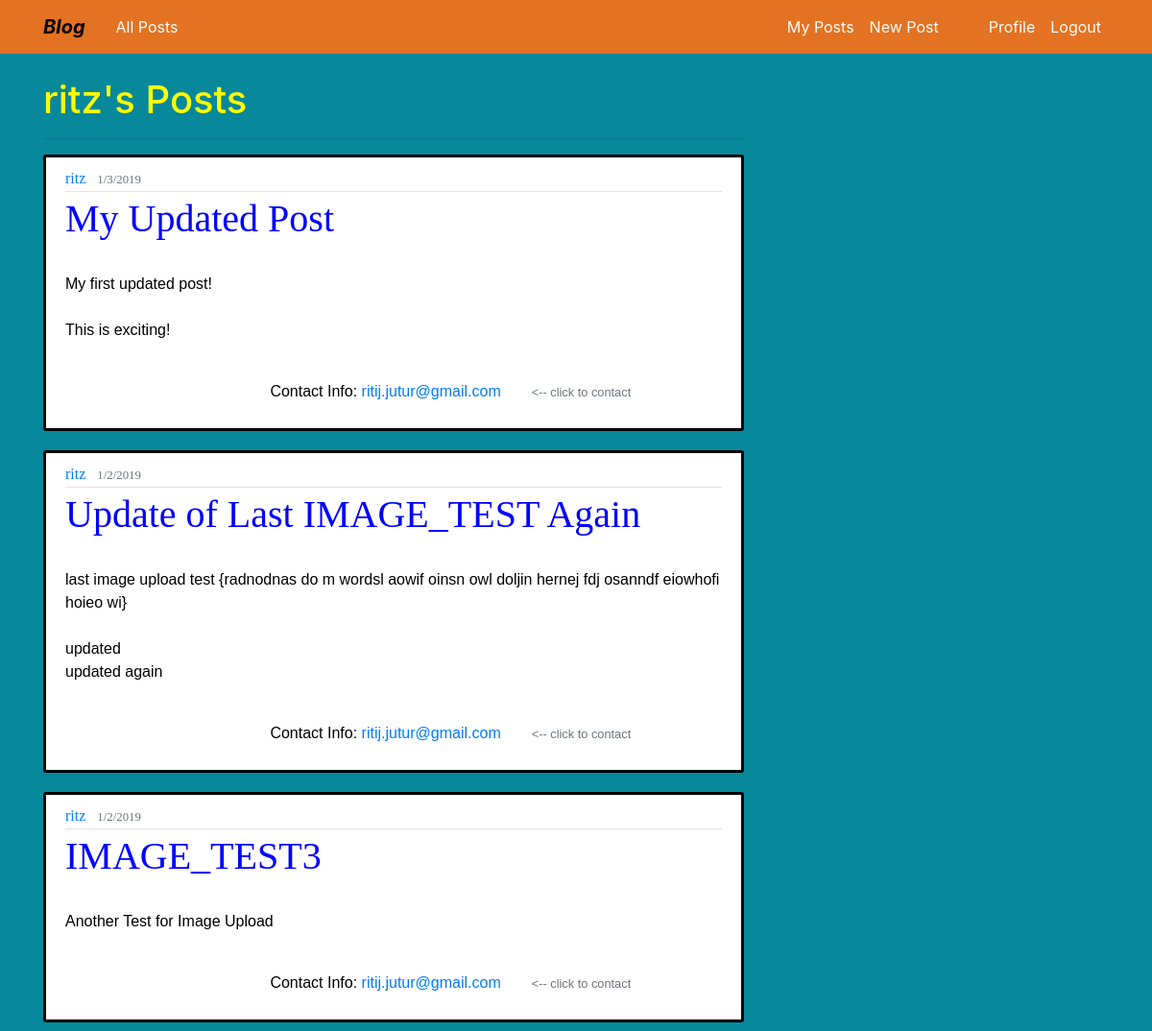
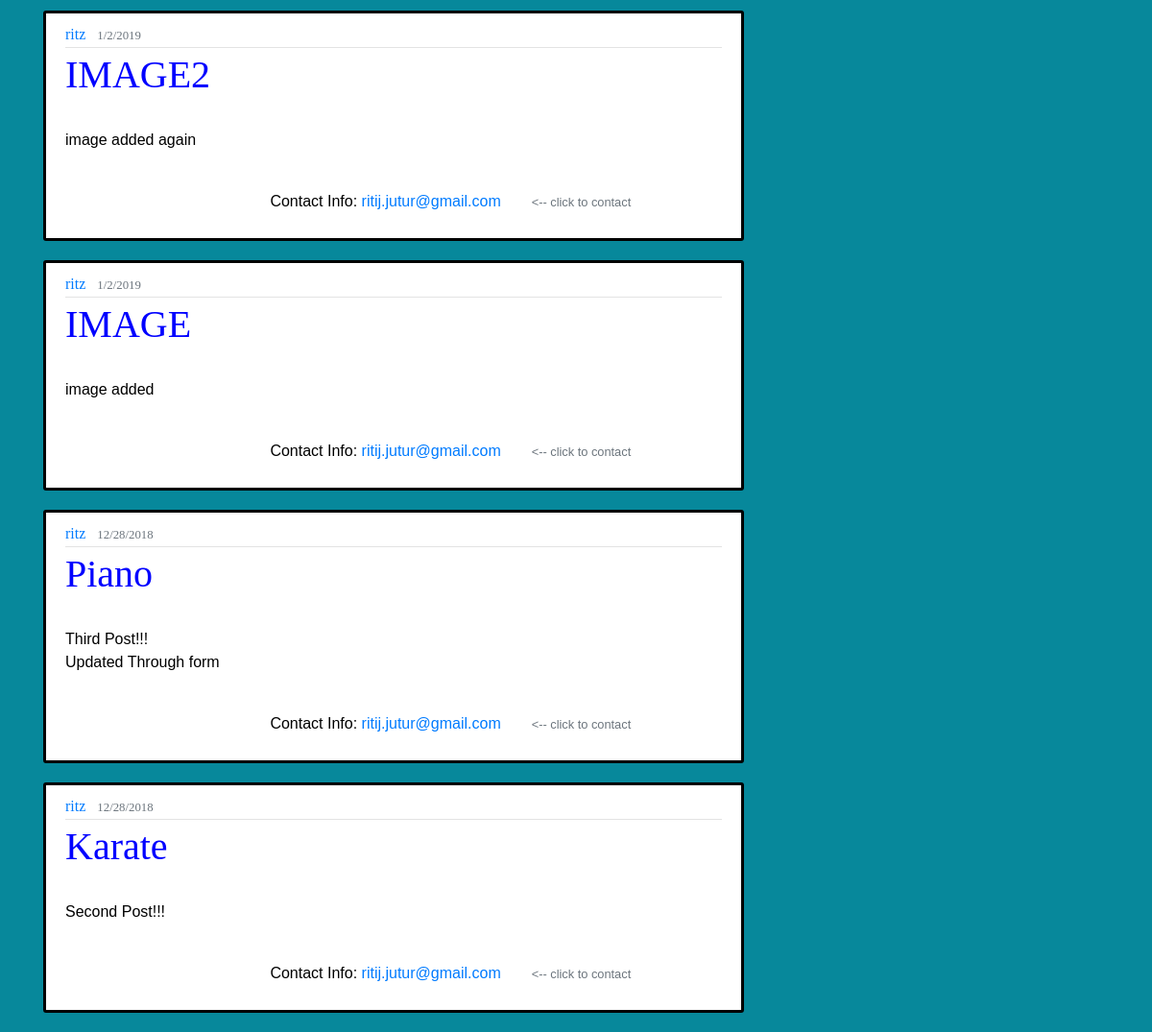
The app's page /myclasses/ (signed in) with its own data (2 pictures, top to bottom).
### courses/models.py (models this page shows, shortened)
class Post(models.Model):
	title = models.CharField(max_length=150)
	description = models.TextField()
	date_posted = models.DateTimeField(default=timezone.now)
	author = models.ForeignKey(User, on_delete=models.CASCADE)
	main_Image = models.ImageField(blank=True,null=True)
	sub_Image_1 = models.ImageField(blank=True,null=True)
	sub_Image_2 = models.ImageField(blank=True,null=True)

### courses/views.py (the view)
# urls.py: path('myclasses/', views.myclasses,name='myclasses'),
@login_required
def myclasses(request):
    logged_in_user = request.user
    logged_in_user_posts = Post.objects.filter(author=request.user).order_by('-date_posted')
    return render(request, 'courses/myclasses.html', {'user_posts': logged_in_user_posts})

### courses/templates/courses/myclasses.html (shortened to what this page needs)
{% extends 'courses/base.html' %}
{% block content%}
<h1>{{ user.username }}'s Posts</h1>
<hr>
{% for post in user_posts %}
<article class="media content-section">
  <div class="media-body">
    <div class="article-metadata">
      <a class="mr-2" href="#">{{ post.author }}</a>
      <small class="text-muted">{{ post.date_posted | date:"n/j/Y" }}</small>
    </div>
    <div>
      <h1><a class="article-title" href="{% url 'post-detail' post.id %}">{{ post.title }}</a></h1>
        <br>
        <p class="article-content">{{ post.description }}</p>
        <p class="article-content">{{ post.price }} &nbsp &nbsp &nbsp &nbsp &nbsp &nbsp &nbsp &nbsp &nbsp &nbsp &nbsp &nbsp &nbsp &nbsp &nbsp &nbsp &nbsp &nbsp &nbsp &nbsp &nbsp &nbsp &nbsp &nbsp Contact Info: <a href = "mailto:{{ post.author.email }}" style=" text-decoration:none;">{{ post.author.email }}</a><small class="text-muted"> &nbsp &nbsp &nbsp &nbsp <-- click to contact</small></p>
    </div>
  </div>
</article>
{% endfor %}
{% endblock content %}

### courses/templates/courses/base.html (shortened to what this page needs)
{% load static %}
<!DOCTYPE html>
<html>
<head>
    <link rel="stylesheet" href="https://maxcdn.bootstrapcdn.com/bootstrap/4.0.0/css/bootstrap.min.css">
    <link rel="stylesheet" type="text/css" href="{% static 'courses/main.css' %}">
</head>
<body class="main">
	<header class="site-header">
	  <nav class="navbar navbar-expand-md navbar-light bg-steel fixed-top">
	    <div class="container">
	      <b><i><a  style = 'color: black' class="navbar-brand mr-4" href="{% url 'courses-first' %}">Blog</a></i></b>
	      <div class="collapse navbar-collapse" id="navbarToggle">
	        <div class="navbar-nav mr-auto">
	          <a class="nav-item nav-link" href="{% url 'courses-home' %}">All Posts</a>
	        </div>
	        <div class="navbar-nav">
	          {% if user.is_authenticated %}
	          	  <a class="nav-item nav-link" href="{% url 'myclasses' %}">My Posts</a>
	          	  <a class="nav-item nav-link" href="{% url 'post-create' %}">New Post</a>
	          	  <a class="nav-item nav-link" href="{% url 'profile' %}">&nbsp &nbsp &nbsp &nbsp Profile</a>
	          	  <a class="nav-item nav-link" href="{% url 'logout' %}">Logout</a>
	          {% else %}
	          	  <a class="nav-item nav-link" href="{% url 'courses-first' %}">Welcome</a>
		          <a class="nav-item nav-link" href="{% url 'login' %}">Login</a>
		          <a class="nav-item nav-link" href="{% url 'register' %}">Register</a>
		      {% endif %}
	        </div>
	      </div>
	    </div>
	  </nav>
	</header>
	<main role="main" class="container">
	  <div class="row">
	    <div class="col-md-8">
			{% block content %}{% endblock %}
	    </div>
	  </div>
	</main>
</body>
</html>

### courses/static/courses/main.css (style rules this page uses)
.main { background: #07889b; color: #000000; margin-top: 5rem; }
h1 { color: #fdff00; }
.bg-steel { background-color: #e37222; }
.site-header .navbar-nav .nav-link { color: #ffffff; }
.content-section { background: #ffffff; padding: 10px 20px; border: 3px solid #000000; border-radius: 3px; margin-bottom: 20px; font-family: calibri; }
.article-title { color: blue; }
.article-content { white-space: pre-line; font-family: 'Khula', sans-serif; }
.article-metadata { padding-bottom: 1px; margin-bottom: 4px; border-bottom: 1px solid #e3e3e3 }

### records on screen
Post: author "ritz", date_posted "1/3/2019", title "My Updated Post", description "My first updated post! This is exciting!", author.email "ritij.jutur@gmail.com"
Post: author "ritz", date_posted "1/2/2019", title "Update of Last IMAGE_TEST Again", description "last image upload test {radnodnas do m wordsl aowif oinsn owl doljin hernej fdj osanndf eiowhofi hoieo wi} updated updated again", author.email "ritij.jutur@gmail.com"
Post: author "ritz", date_posted "1/2/2019", title "IMAGE_TEST3", description "Another Test for Image Upload", author.email "ritij.jutur@gmail.com"
Post: author "ritz", date_posted "1/2/2019", title "IMAGE2", description "image added again", author.email "ritij.jutur@gmail.com"
Post: author "ritz", date_posted "1/2/2019", title "IMAGE", description "image added", author.email "ritij.jutur@gmail.com"
Post: author "ritz", date_posted "12/28/2018", title "Piano", description "Third Post!!! Updated Through form", author.email "ritij.jutur@gmail.com"
Post: author "ritz", date_posted "12/28/2018", title "Karate", description "Second Post!!!", author.email "ritij.jutur@gmail.com"

### other values on screen
{{ user.username }} "ritz"
